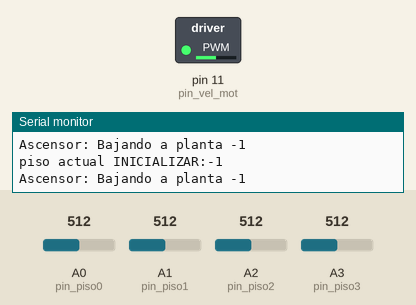
A sketch run on a simulated Arduino Uno, built with avr-gcc and run on an emulated ATmega328P. On the bench: switched loads named in the sketch (green lamp = pin HIGH), the last lines printed to the serial monitor. Inputs (shaded band) come from the test bench; at power-on: A0 (pin_piso0) = 512, A1 (pin_piso1) = 512, A2 (pin_piso2) = 512, A3 (pin_piso3) = 512.

Above: at 0.8 s.
0.9 s: A0 (pin_piso0) set to 967
3.9 s: A0 (pin_piso0) set to 1000
At 5.3 s:
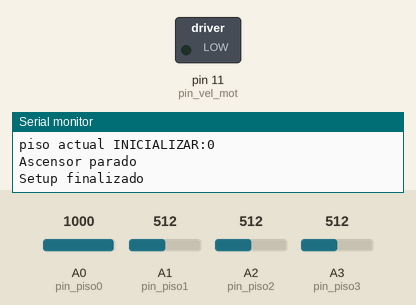
Timing chart, 0 to 6.9 s (numbered marks = the images above; inputs shaded):
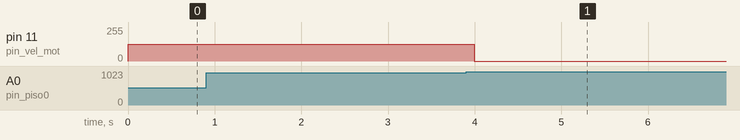

The sketch:

ASCENSOR.ino
```cpp
/*
* PROYECTO: ASCENSOR
*/

#include <Keypad.h>  // https://github.com/Nullkraft/Keypad (3.2.1)


// Distribucion de las entradas digitales; usamos "byte" en vez de "int" por dependecia de la libreria.
#define pin_giro_pos_mot 9   // Pin sentido 1 motor
#define pin_giro_neg_mot 10  // Pin sentido 2 motor
#define pin_vel_mot 11       // Pin velocidad L298N

#define velocidad_motor 50  // Velocidad motor (%)

// Keypad teclado
#define filas_keypad 4
#define columnas_keypad 3
byte pines_fila[filas_keypad] = { 8, 7, 6, 5};
byte pines_columna[columnas_keypad] = {4, 3, 2};
char matriz_teclas[filas_keypad][columnas_keypad] = {
  { '1', '2', '3' },
  { '4', '5', '6' },
  { '7', '8', '9' },
  { '*', '0', '#' }
};

// Finales de carrera (pines A0 - A3)
#define pin_piso0 A0
#define pin_piso1 A1
#define pin_piso2 A2
#define pin_piso3 A3

// Creacion de los objetos y variables del programa
Keypad almohadilla = Keypad(makeKeymap(matriz_teclas), pines_fila, pines_columna, filas_keypad, columnas_keypad);
int piso0, piso1, piso2, piso3;
int piso_actual = -1;
int piso_escogido = -1;
int velocidad_real = map(velocidad_motor, 0, 100, 0, 255);  // Regla de 3 entre 0-100 y 0-255 sengun el % de velocidad

void setup() {
  Serial.begin(9600);

  inicializar();
  Serial.println("Setup finalizado");
  delay(2000);
}


void loop() {
  // Si la parada actual es la misma que la de destino para y pide numbero
  if (piso_actual == piso_escogido) {
    parar_ascensor();
    char tecla_pulsada = almohadilla.getKey();
    if (tecla_pulsada) {
      Serial.print("Tecla pulsada: ");
      Serial.println(tecla_pulsada);
      // procesar_movimiento(tecla_pulsada - '0');
      piso_escogido = tecla_pulsada - '0';
    }
  }

  while (piso_actual != piso_escogido){
    mover_ascensor(piso_actual < piso_escogido);
    int temp_actual = comprobar_piso_activado();
  if (temp_actual != -1){
    piso_actual = temp_actual;
  }
  }
}

  // se ha pulsado una tecla. comprobar si es mayor o menor el piso actual

int comprobar_piso_activado() {
  if(analogRead(A0) * (5.0 / 1023.0) > 4.8) {
    Serial.println("pin_piso0");
    return 0;
  }
  if (analogRead(A1) * (5.0 / 1023.0) > 4.8) {
    Serial.println("pin_piso1");
    return 1;
  }
  if (analogRead(A2) * (5.0 / 1023.0) > 4.8) {
    Serial.println("pin_piso2");
    return 2;
  }

  if (analogRead(A3) * (5.0 / 1023.0) > 4.8) {
    Serial.println("pin_piso3");
    return 3;
    }

  return -1;
}


void procesar_movimiento(int tecla_pulsada) {
  if (tecla_pulsada == piso_actual) {
    parar_ascensor();
    return;
  }
  piso_escogido = tecla_pulsada;

  if (piso_actual < tecla_pulsada) {
    mover_ascensor(true);
  } else {
    mover_ascensor(false);
  }

}

/**
Mueve el ascensor a la planta baja.
**/
void inicializar() {
  piso_actual = -1;
  while (piso_actual != 0) {
    mover_ascensor(false);
    piso_actual = comprobar_piso_activado();
    Serial.print("piso actual INICIALIZAR:");
    Serial.println(piso_actual);
  }
  parar_ascensor();
  piso_escogido = 0;
  piso_actual = 0;
}

/*
* False es bajar
*/
void mover_ascensor(bool subir) {
  analogWrite(pin_vel_mot, velocidad_real);
  Serial.print("Ascensor: ");
  digitalWrite(pin_giro_neg_mot, !subir);
  digitalWrite(pin_giro_pos_mot, subir);
  if (subir) {
    Serial.print("Subiendo");
  } else {
    Serial.print("Bajando");
  }
  Serial.print(" a planta ");
  Serial.println(piso_escogido);
}

void parar_ascensor() {
  analogWrite(pin_vel_mot, 0);
  digitalWrite(pin_giro_neg_mot, 0);
  digitalWrite(pin_giro_pos_mot, 0);
  Serial.println("Ascensor parado");
}
```

Measured:
- the behaviour switches between 982 and 983 on A0 (pin_piso0) (found by bisection; images 0 and 1)
- after the input at 3.9 s, pin 11 (pin_vel_mot): 127/255 → 0/255 after 0.09 s
